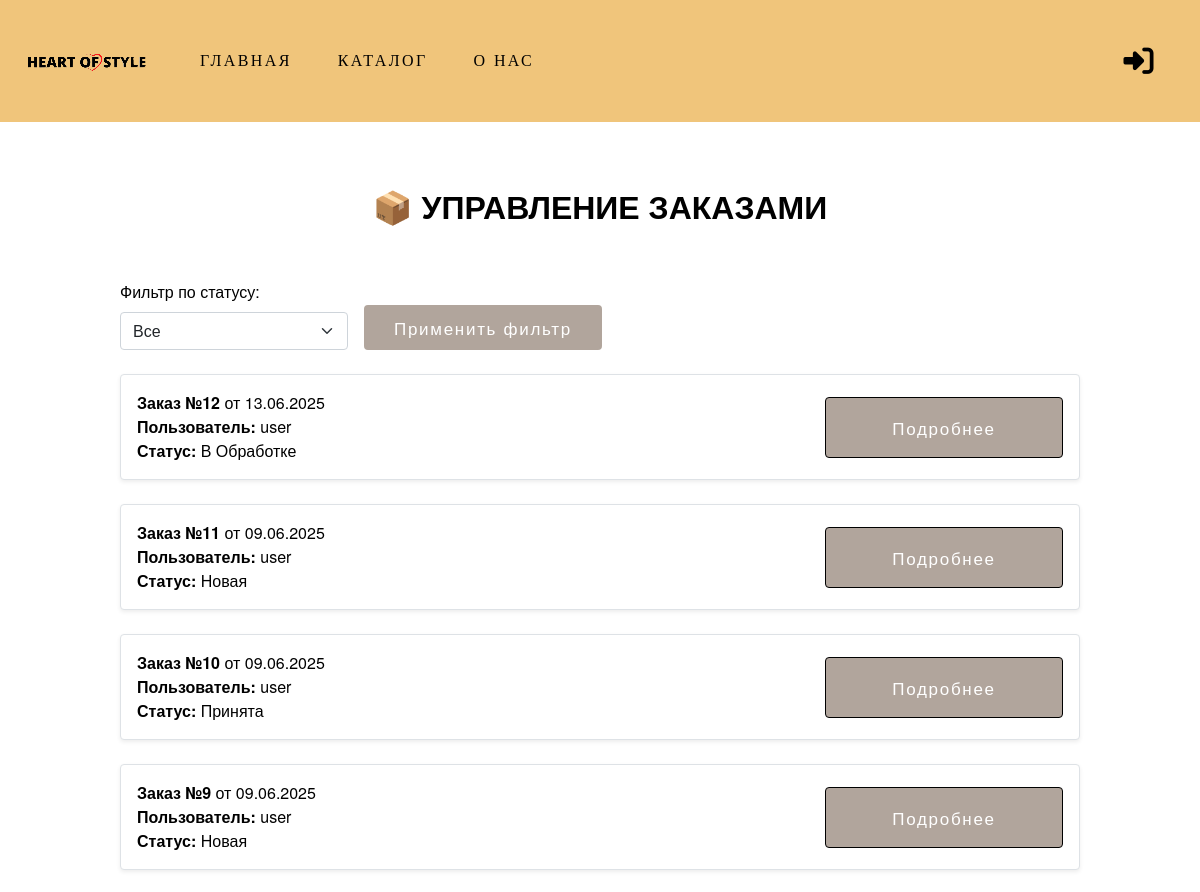
The app's page /admin_order/ (upper part), older data.
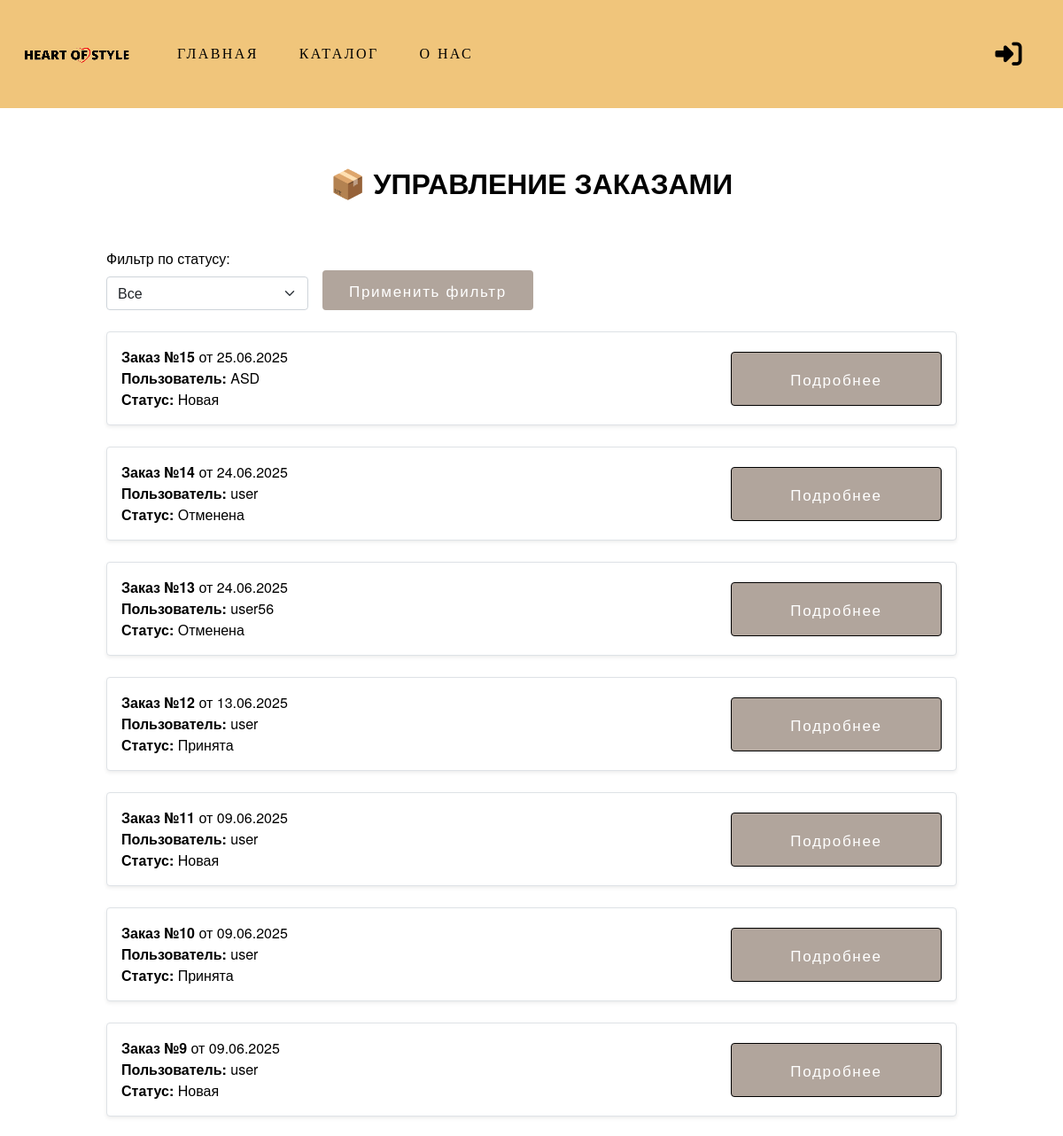
The same page, newer data.
### backend/general/models.py (models this page shows, shortened)
class Order(models.Model):
    TYPE_PAYMENT_CHOICES = [
        ("0", "Банковская карта "),
        ("1", "Наличные"),
    ]
    STATUS_CHOICES = [
        ("0", "Новая"),
        ("1", "В Обработке"),
        ("2", "Принята"),
        ("3", "Завершена"),
        ("4", "Отменена"),
    ]
    user = models.ForeignKey(
        User,
        on_delete=models.CASCADE
    )
    address = models.ForeignKey(
        PickupPoint,
        on_delete=models.SET_NULL,
        null=True,
        blank=False
    )
    type_payment = models.CharField(max_length=1, choices=TYPE_PAYMENT_CHOICES)
    status = models.CharField(max_length=1, choices=STATUS_CHOICES, default='0')
    date_at = models.DateTimeField(auto_now_add=True, verbose_name='Дата создания')
    product = models.ManyToManyField(
        Product,
        related_name='orders'
    )
    cancel_reason = models.CharField(max_length=200, null=True, blank=True)
    @property
    def total_price(self):
        return sum(item.total_price for item in self.items.all())

### backend/general/views.py (the view)
# urls.py: path('admin_order/', admin_order, name='admin_order'),
def admin_order(request):
    if request.user.is_authenticated and not request.user.is_superuser:
        return redirect('index')
    status = request.GET.get('status')
    orders = Order.objects.all().order_by('-date_at')
    if status:
        orders = orders.filter(status=status)
    return render(request, 'admin_order.html', {'orders': orders})

### backend/general/models.py (called while the page is built)
    def __str__(self):
        return self.address

    @property
    def total_price(self):
        return self.quantity * self.price

### frontend/templates/admin_order.html (shortened to what this page needs)
{% extends 'base.html' %}
{% load static %}
{% block content %}
<div class="profile-container">
  <h1 class="profile-title">📦 Управление заказами</h1>
  <form method="get" class="row g-3 align-items-end mb-4">
    <div class="col-md-3">
      <label for="status" class="form-label">Фильтр по статусу:</label>
      <select name="status" id="status" class="form-select">
        <option value="">Все</option>
      </select>
    </div>
    <div class="col-md-auto">
      <button type="submit" class="btn">Применить фильтр</button>
    </div>
  </form>
  {% for order in orders %}
    <div class="order-block mb-4 border p-3 rounded shadow-sm">
      <div id="summary-block-{{ order.id }}">
        <div class="d-flex justify-content-between align-items-center">
          <div>
            <p><strong>Заказ №{{ order.id }}</strong> от {{ order.date_at|date:"d.m.Y" }}</p>
            <p><strong>Пользователь:</strong> {{ order.user.username }}</p>
            <p><strong>Статус:</strong> {{ order.get_status_display }}</p>
          </div>
          <div id="toggle-button-show-{{ order.id }}">
            <button class="btn" onclick="toggleDetails({{ order.id }})">Подробнее</button>
          </div>
        </div>
      </div>
    </div>
  {% endfor %}
</div>
{% endblock %}

### frontend/templates/base.html (shortened to what this page needs)
{% load static %}
<!DOCTYPE html>
<html lang="en">
<head>
    <link rel="stylesheet" href="{% static 'my_css/font_awesome.css' %}">
    <link rel="stylesheet" href="{% static 'bootstrap.min.css' %}">
    <link rel="stylesheet" href="{% static 'my_css/style.css' %}">
</head>
<body class="d-flex flex-column min-vh-100">
    <nav class="navbar navbar-expand-lg bg-body-tertiary">
        <div class="container-fluid">
            <img src="{% static 'img/logo.png' %}" alt="Логотип" class="logo">
            {% if not user.is_superuser %}
            <div class="collapse navbar-collapse" id="navbarSupportedContent">
                <ul class="navbar-nav me-auto mb-2 mb-lg-0">
                    <li class="nav-item">
                        <a class="nav-link active" href="{% url 'index' %}">Главная</a>
                    </li>
                    <li class="nav-item">
                        <a class="nav-link active" href="{% url 'catalog' %}">Каталог</a>
                    </li>
                    <li class="nav-item">
                        <a class="nav-link active" href="{%url 'about'%}">О нас</a>
                    </li>
                </ul>
                {% endif %}
                <form class="d-flex" role="search">
                    {% if not user.is_authenticated %}
                        <a class="fa-solid fa-right-to-bracket fa active" href="{% url 'login' %}" title="Войти"></a>
                    {% endif %}
                </form>
            </div>
        </div>
    </nav>
    <div class="container flex-grow-1">
        {% block content %}{% endblock %}
    </div>
</body>
</html>

### frontend/static/my_css/style.css (style rules this page uses)
:root { --two-color: #B1A59C; --main-color: rgb(240, 197, 123); --main-font: "Playfair Display" }
html, body { font-family: "Alegreya Sans"; color: black; font-size: 16px; margin: 0; padding: 0; width: 100%; min-height: 100vh; }
h1, h2, h3, h4, h5, h6 { padding: 0; margin: 0; text-transform: uppercase; }
h1 { text-align: center; padding-top: 25px; padding-bottom: 25px; }
ul, li { display: block; text-transform: uppercase; }
P { margin-bottom: 0px; }
a.active, a, a:hover, a:visited, a.active:visited { color: black; text-decoration: none; letter-spacing: 0.15em; transition: transform 0.2s; }
.navbar { width: 100%; position: fixed; z-index: 200; height: 122px; }
.navbar, footer { background-color: var(--main-color) ; }
img.logo { margin-bottom: 36px; margin-right: 30px; }
.fa { font-size: 30px; }
a.active { margin-right: 30px; }
.fa-solid { transition: transform 0.2s; }
.container { width: 100%; max-width: 100%; padding: 0; margin: 0; padding-top: 122px; }
form input[type="email"], form button[type="submit"] { border: 2px solid var(--two-color); padding: 8px 12px; }
.btn { display: flex; justify-content: center; align-items: center; font-size: 17px; letter-spacing: 0.1em; padding: 17px 47px; width: 238px; border: 1px solid black; }
form { margin: 2em 0; }
a, a:hover, a:visited { color: black; text-decoration: none; transition: transform 0.2s; }
.profile-container { max-width: 1000px; margin: 0 auto; padding: 40px 20px; font-family: 'Helvetica Neue', sans-serif; }
.profile-title { text-align: center; font-size: 32px; font-weight: bold; margin-bottom: 30px; }
.order-block { background: #fff; border: 1px solid #eee; padding: 20px; border-radius: 10px; margin-bottom: 30px; }
.btn { background-color: var(--two-color); color: white; display: block; margin: 0 auto; transition: none !important; }

Row changes from the older to the newer data that the page shows:
added Order: id "15", date_at "25.06.2025", user.username "ASD", status "Новая"
added Order: id "14", date_at "24.06.2025", user.username "user", status "Отменена"
added Order: id "13", date_at "24.06.2025", user.username "user56", status "Отменена"
changed Order id 12: status "В Обработке" → "Принята"
